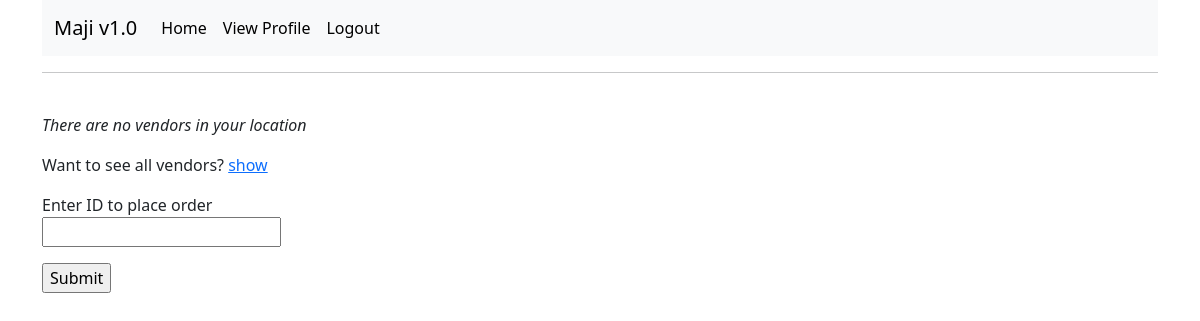
Before: /order/test (signed in) with the older database file.
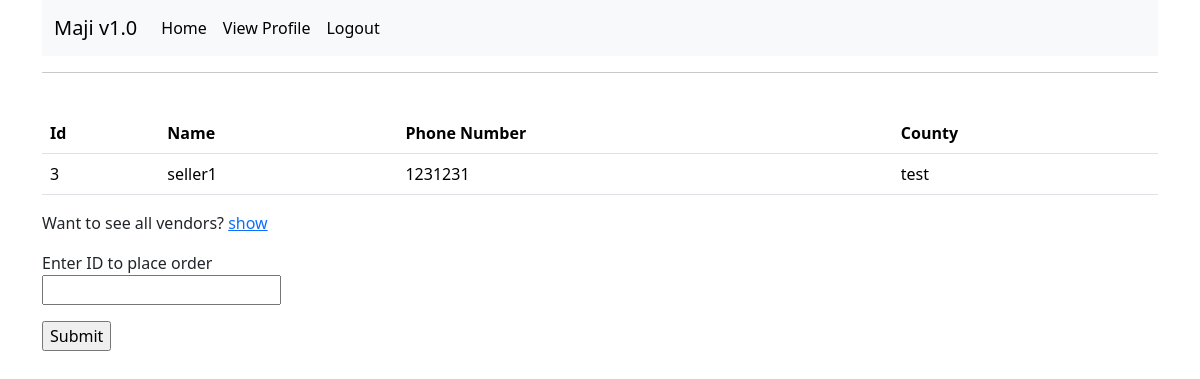
After: the same page with the newer database file.
### app/models.py (models this page shows, shortened)
class Users(UserMixin, db.Model):
    id = db.Column(db.Integer, primary_key=True)
    username = db.Column(db.String(50), index=True)
    email = db.Column(db.String(120), index=True, unique=True)
    county = db.Column(db.String(30))
    phone_number = db.Column(db.String(13))
    password_hash = db.Column(db.String(128))
    type = db.Column(db.String(10))
    orderee = db.relationship("Order", foreign_keys='Order.buyer_name', backref='purchaser', lazy="dynamic")
    ordered_to = db.relationship("Order", foreign_keys='Order.seller_id', cascade="all, delete-orphan", backref='seller', lazy="dynamic")

### app/routes.py (the view, shortened to what this page needs)
@app.route('/order/<county>', methods=['GET', 'POST'])
@login_required
def place_order(county):
    if county == 'all':
        sellers = Users.query.filter_by(type="seller").all()
    else:
        sellers = Users.query.filter_by(type="seller").filter_by(county=county).all()
    """if len(sellers) == 0:
        sellers = Users.query.filter_by(type=2).all()"""
    form = PlaceOrderForm()
    return render_template('place_order.html', form=form, sellers=sellers)

### app/forms.py
class PlaceOrderForm(FlaskForm):
    id = StringField('Enter ID to place order', validators=[DataRequired()])
    submit = SubmitField('Submit')

### app/models.py (called while the page is built)
@login.user_loader
def Load_user(id):
    return Users.query.get(int(id))

### app/templates/place_order.html (shortened to what this page needs)
{% extends 'base.html' %}
{% block content %}
	{% if sellers|length > 0 %}
	<table class="table">
		<tr>
			<th scope="col">Id</th>
			<th scope="col">Name</th>
			<th scope="col">Phone Number</th>
			<th scope="col">County</th>
		</tr>
		{% for seller in sellers %}
		<tr>
			<td scope="row">{{ seller.id }}</td>
			<td>{{ seller.username }}</td>
			<td>{{ seller.phone_number }}</td>
			<td>{{ seller.county }}</td>
		</tr>
		{% endfor %}
	</table>
	{% else %}
		<p><i>There are no vendors in your location</i></p>
	{% endif %}
	<p>Want to see all vendors? <a href="{{ url_for("place_order", county="all") }}">show</a></p>
	<form action='' method='post'>
	<p>
		{{ form.id.label }}<br>
		{{ form.id() }}<br>
	</p>
	<p>{{ form.submit() }}</p>
	</form>
{% endblock %}

### app/templates/base.html (shortened to what this page needs)
<!doctype html>
<html lang="en">
	<head>
		<link href="https://cdn.jsdelivr.net/npm/bootstrap@5.3.3/dist/css/bootstrap.min.css" rel="stylesheet">
	</head>
	<body>
		<div class="container">
		{% include 'nav.html' %}
		<hr>
		<br>
		{% block content %}
		{% endblock %}
		</div>
	</body>
</html>

### app/templates/nav.html (shortened to what this page needs)
<nav class="navbar navbar-expand-lg bg-body-tertiary">
	<div class="container-fluid">
		<a class="navbar-brand" href="#">Maji v1.0</a>
		<div class="collapse navbar-collapse" id="navbarSupportedContent">
			<ul class="navbar-nav me-auto mb-2 mb-lg-0">
				{% if current_user.is_anonymous %}
				<li class="nav-item"><a class="nav-link active" aria-current="page" href="{{ url_for("login") }}">Login</a></li>
				<li class="nav-item"><a class="nav-link active" aria-current="page" href="{{ url_for("register") }}">Register</a></li>
				{% else %}
				{% if current_user.email == "admin@admin.com" %}
				<li class="nav-item"><a class="nav-link active" aria-current="page" href="{{ url_for("admin") }}">Home</a></li>
				{% else %}
				<li class="nav-item"><a class="nav-link active" aria-current="page" href="{{ url_for("home") }}">Home</a></li>
				{% endif %}
				<li class="nav-item"><a class="nav-link active" aria-current="page" href="{{ url_for("profile") }}">View Profile</a></li>
				<li class="nav-item"><a class="nav-link active" aria-current="page" href="{{ url_for("logout") }}">Logout</a></li>
				{% endif %}
			</ul>
		</div>
	</div>
</nav>

Changed rows visible on the page:
added Users: id "3", username "seller1", phone_number "1231231", county "test"
Other visible differences:
text no longer shown: "There are no vendors in your location"
text now shown: "Id Name Phone Number County"
